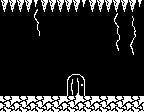

The image is a tile-based game level rendered from a .tmx file. Its description and complete source (layers, tilesets, objects, tile grids) follow:
An orthogonal 18x28 tile map with 8x4 px tiles, 1 tile layer (Capa de Patrones 1).

<map version="1.2" tiledversion="1.2.5" orientation="orthogonal" renderorder="right-down" width="18" height="28" tilewidth="8" tileheight="4" infinite="0" nextlayerid="2" nextobjectid="1">
 <tileset firstgid="1" source="patrones8x4_2.tsx" />
 <layer id="1" name="Capa de Patrones 1" width="18" height="28">
  <data encoding="csv">
41,41,41,41,42,41,41,41,41,41,42,41,41,41,41,41,41,42,
51,51,51,51,52,51,51,51,51,51,52,51,51,51,51,51,51,52,
61,61,61,61,81,61,61,61,61,61,200,61,61,61,61,61,61,200,
200,200,200,200,91,200,200,200,200,200,200,200,200,200,81,200,200,200,
200,200,200,200,101,200,200,200,200,200,200,200,200,200,91,200,82,200,
200,200,200,200,111,200,200,200,200,200,200,200,200,200,101,200,92,200,
200,200,200,200,121,200,200,200,200,200,200,200,200,200,111,200,102,200,
200,200,200,200,131,200,200,200,200,200,200,200,200,200,121,200,112,200,
200,200,200,200,141,200,200,200,200,200,200,200,200,200,131,200,122,200,
200,200,200,200,200,200,200,200,200,200,200,200,200,200,141,200,132,200,
200,200,200,200,200,200,200,200,200,200,200,200,200,200,151,200,142,200,
200,200,200,200,200,200,200,200,200,200,200,200,200,200,161,200,152,200,
200,200,200,200,200,200,200,200,200,200,200,200,200,200,171,200,162,200,
200,200,200,200,200,200,200,200,200,200,200,200,200,200,200,200,172,200,
200,200,200,200,200,200,200,200,200,200,200,200,200,200,200,200,200,200,
200,200,200,200,200,200,200,200,200,200,200,200,200,200,200,200,200,200,
200,200,200,200,200,200,200,200,200,200,200,200,200,200,200,200,200,200,
200,200,200,200,200,200,200,200,200,200,200,200,200,200,200,200,200,200,
200,200,200,200,200,200,200,200,144,145,146,200,200,200,200,200,200,200,
200,200,200,200,200,200,200,200,154,155,156,200,200,200,200,200,200,200,
200,200,200,200,200,200,200,200,164,165,166,200,200,200,200,200,200,200,
200,200,200,200,200,200,200,200,174,175,176,200,200,200,200,200,200,200,
200,200,200,200,200,200,200,200,184,185,186,200,200,200,200,200,200,200,
200,200,200,200,200,200,200,200,194,195,196,200,200,200,200,200,200,200,
1,2,1,2,1,2,1,2,1,2,1,2,1,2,1,2,1,2,
11,12,11,12,11,12,11,12,11,12,11,12,11,12,11,12,11,12,
21,22,21,22,21,22,21,22,21,22,21,22,21,22,21,22,21,22,
31,32,31,32,31,32,31,32,31,32,31,32,31,32,31,32,31,32
</data>
 </layer>
</map>
